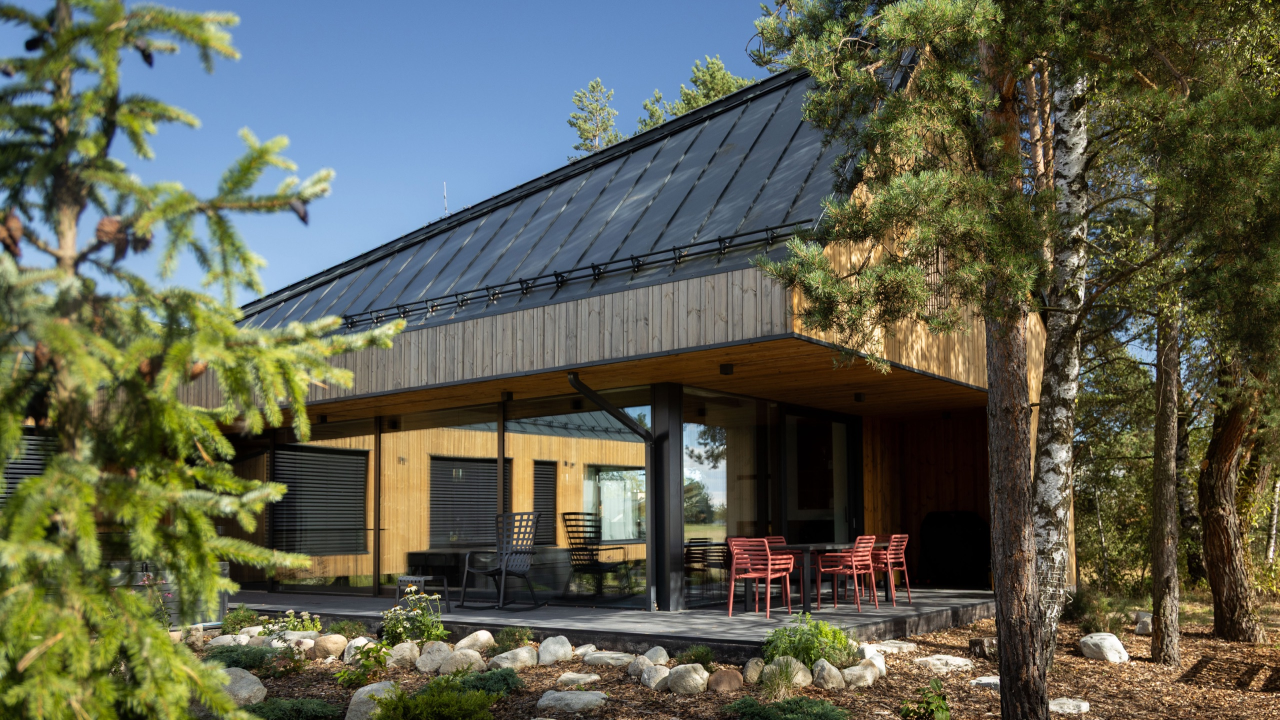
#> input picture assets/photos/lomnica/lomnica-02.jpg, 2560 x 1440 px, found by its file name (shown at 1/2 size); its folder holds 4 pictures in this run
$ python export-chalet-photos.py
#> lines starting #> are read from the running program, lines starting #| are printed output that depends on the picture
"""Build responsive property photos. Originals remain untouched. Requires Pillow AVIF/WebP support."""
from pathlib import Path
import json
from PIL import Image, ImageOps
from concurrent.futures import ThreadPoolExecutor

SELECTED = [2, 3, 12, 18, 28, 31, 33, 38, 39, 41, 43, 44, 46, 48, 54, 55, 58, 60, 62, 63, 65, 68, 70, 72, 80]
# Owner-supplied photos edited with an image model; their sidecars say so.
AI_EDITED = {80}
WIDTHS = [640, 1024, 1600, 2400]
SOURCE = Path('assets/photos/lomnica')
TARGET = Path('client/public/photos')
TARGET.mkdir(parents=True, exist_ok=True)

def export(number):
#> called with number = 2
    path = SOURCE / f'lomnica-{number:02}.jpg'
    image = ImageOps.exif_transpose(Image.open(path)).convert('RGB')
#> image is the input picture: PIL image 2560x1440 RGB; mean R, G, B 92.8, 95, 79.3
    for width in WIDTHS:
        resized = image.resize((width, round(image.height * width / image.width)), Image.Resampling.LANCZOS)
        resized.save(TARGET / f'lomnica-{number:02}-{width}-v1.avif', quality=52, speed=6, max_threads=2)
        resized.save(TARGET / f'lomnica-{number:02}-{width}-v1.webp', quality=80, method=6)
        for extension in ['avif', 'webp']:
            sidecar = TARGET / f'lomnica-{number:02}-{width}-v1.{extension}.json'
            origin = (f'Origin: {path.as_posix()}. Owner-supplied night version of photo 39, edited by the owner with an image model (Nano Banana 2).'
                      if number in AI_EDITED else
                      f'Origin: {path.as_posix()}. Owner-supplied property photography selected by frontend-premium-plan.md.')
            retouch = 'Generated night lighting supplied by the owner.' if number in AI_EDITED else 'No generated or retouched content.'
            sidecar.write_text(json.dumps({'prompt': f'{origin} Responsive resize only; Pillow Lanczos, AVIF quality 52 / WebP quality 80. {retouch}'}, indent=2) + '\n')
#> this loop made 4 passes
#> pass 1, in export, `resized = image.resize((width, round(image.height * width / image.widt..`:
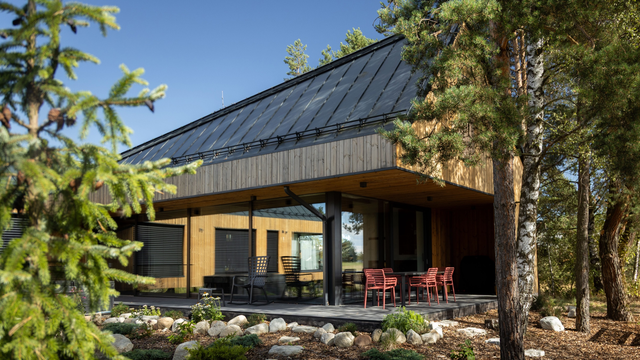
#> resized: PIL image 640x360 RGB; mean R, G, B 92.8, 95, 79.3
    return str(number), {'width': image.width, 'height': image.height}

with ThreadPoolExecutor(max_workers=2) as pool:
    manifest = dict(pool.map(export, SELECTED))
#> call 2 of export, with number = 3
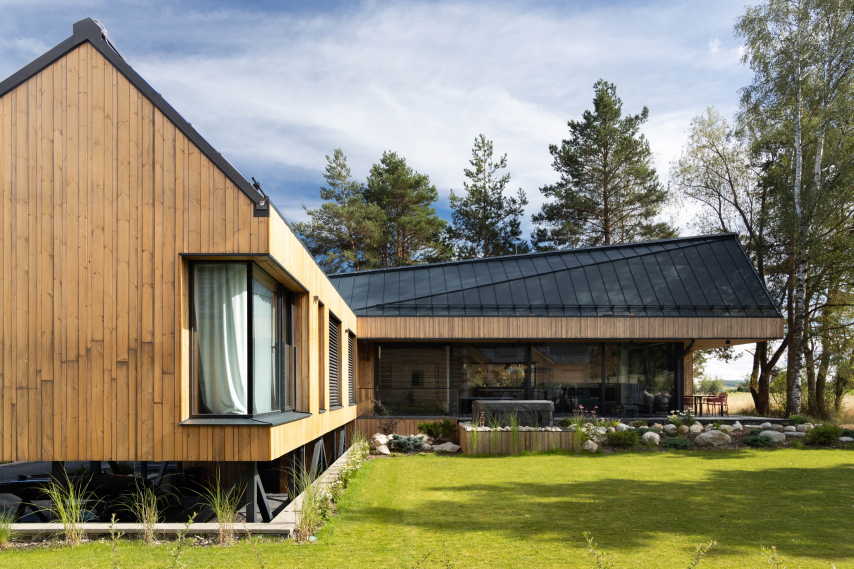
#> input picture assets/photos/lomnica/lomnica-03.jpg, 2560 x 1706 px, found by its file name (shown at 1/3 size)
#> in export, image is the input picture: PIL image 2560x1706 RGB; mean R, G, B 137.5, 132.7, 110.3
#> the loop in export (call 2), `for width in WIDTHS:` made 4 passes
#> pass 1, in export (call 2), `resized = image.resize((width, round(image.height * width / image.widt..`:
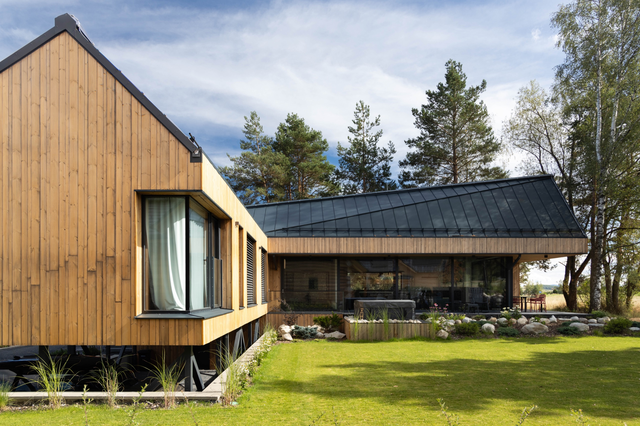
#> resized: PIL image 640x426 RGB; mean R, G, B 137.5, 132.7, 110.3
#> (the run stopped early here; a loop or call above may not have finished)
